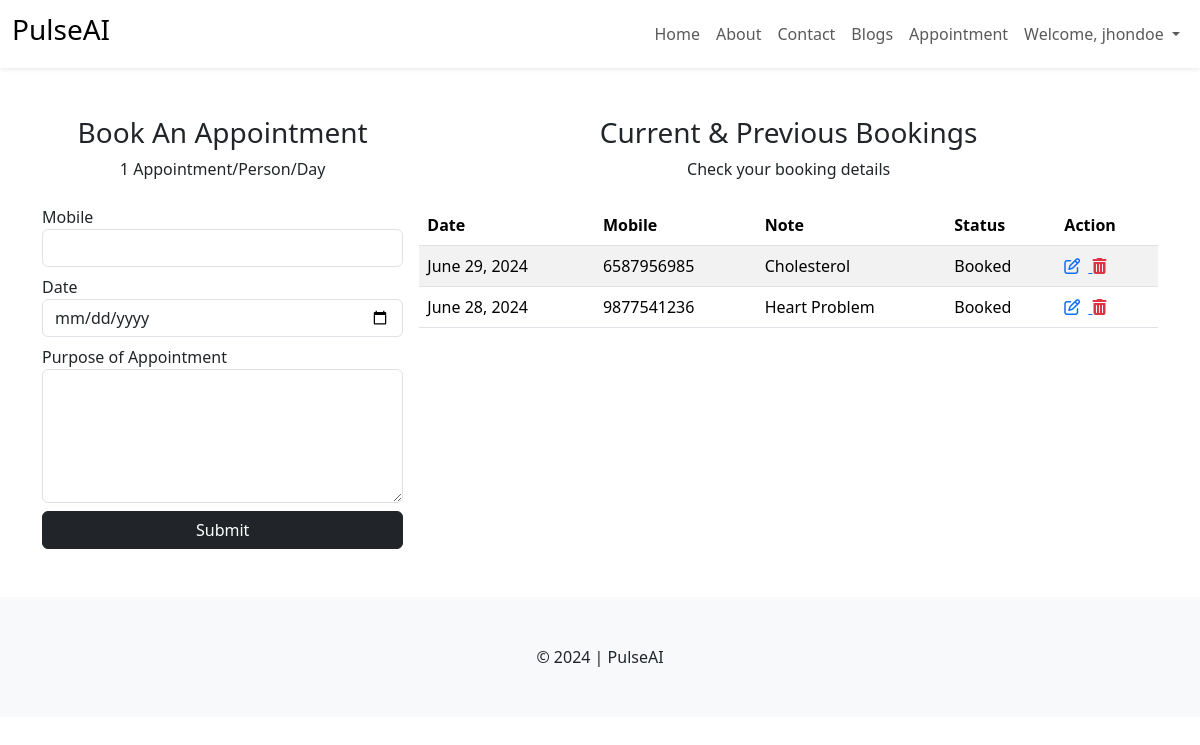
The page /patient/appointment/ (signed in) on the database its author committed.
### patient/models.py (models this page shows, shortened)
class Appointment(models.Model):
    user = models.ForeignKey(User, on_delete=models.DO_NOTHING)
    mobile = models.CharField(max_length=20)
    date = models.DateField()
    note = models.TextField()
    status = models.CharField(max_length=255, choices=APPOINTMENT_STATUS_OPTION, default="Booked")

### patient/views.py (the view, shortened to what this page needs)
# urls.py: path("appointment/", views.appointment, name="appointment"),
@login_required(login_url='signin')
def appointment(request):
    appointments = Appointment.objects.filter(user=request.user).order_by("-date")
    context = {
        'appointments': appointments
    }
    return render(request, 'patient/appointment.html', context)

### templates/patient/appointment.html (shortened to what this page needs)
{% extends "layout.html" %}
{% block content %}
<div class="container my-5">
<div class="row g-3">
    <div class="col-md-4">
        <div class="mb-4 text-center">
            <h3>Book An Appointment</h3>
            <p>1 Appointment/Person/Day</p>
        </div>
        <form action="{% url "appointment" %}" method="post">
            <div class="mb-2">
                <label>Mobile</label>
                <input type="text" name="mobile" class="form-control" required>
            </div>
            <div class="mb-2">
                <label>Date</label>
                <input type="date" name="date" class="form-control" required>
            </div>
            <div class="mb-2">
                <label>Purpose of Appointment</label>
                <textarea rows="5" class="form-control" name="note" required></textarea>
            </div>
            <div class="mt-2">
                <input type="submit" value="Submit" class="btn btn-dark w-100">
            </div>
        </form>
    </div>
    <div class="col-md-8">
        <div class="mb-4 text-center">
            <h3>Current & Previous Bookings</h3>
            <p>Check your booking details</p>
        </div>
        <div class="table-responsive">
            <table class="table table-striped">
                <thead>
                    <tr>
                        <th>Date</th>
                        <th>Mobile</th>
                        <th>Note</th>
                        <th>Status</th>
                        <th>Action</th>
                    </tr>
                </thead>
                <tbody>
                    {% for app in appointments %}
                        <tr>
                            <td>{{app.date}}</td>
                            <td>{{app.mobile}}</td>
                            <td>{{app.note}}</td>
                            <td>{{app.status}}</td>
                            <td>
                                <a href="{% url "update_appointment" app.id %}">
                                    <i class="fa-regular fa-pen-to-square me-2"></i>
                                </a>
                                <a href="{% url "delete_appointment" app.id %}" class="text-danger" onclick="confirmDelete(event)">
                                    <i class="fa-solid fa-trash-can"></i>
                                </a>
                            </td>
                        </tr>
                    {% endfor %}
                </tbody>
            </table>
        </div>
    </div>
</div>
</div>
{% endblock %}

### templates/layout.html (shortened to what this page needs)
{% load static %}
<!DOCTYPE html>
<html lang="en">
<head>
    <link rel="stylesheet" href="https://cdnjs.cloudflare.com/ajax/libs/font-awesome/6.5.2/css/all.min.css" />
    <link rel="stylesheet" href="{% static "css/bootstrap.min.css" %}">
    <link rel="stylesheet" href="{% static "css/style.css" %}">
</head>
<body>
    <nav class="navbar navbar-expand-lg mb-1 shadow-sm">
        <div class="container-fluid">
          <a class="navbar-brand" href="#">
            <h3>PulseAI</h3>
          </a>
          <div class="collapse navbar-collapse" id="navbarNav">
            <ul class="navbar-nav ms-auto">
              <li class="nav-item">
                <a class="nav-link" href="{% url "home" %}">Home</a>
              </li>
              <li class="nav-item">
                <a class="nav-link" href="{% url "about" %}">About</a>
              </li>
              <li class="nav-item">
                <a class="nav-link" href="{% url "contact" %}">Contact</a>
              </li>
              <li class="nav-item">
                <a class="nav-link" href="{% url "blogs" %}">Blogs</a>
              </li>
              {% if user.is_authenticated %}
              <li class="nav-item">
                <a class="nav-link" href="{% url "appointment" %}">Appointment</a>
              </li>
              <li class="nav-item dropdown">
                <a class="nav-link dropdown-toggle" href="#" role="button" data-bs-toggle="dropdown" aria-expanded="false">
                  Welcome, {{user.username}}
                </a>
              </li>
              {% endif %}
            </ul>
          </div>
        </div>
      </nav>
    {% block content %}
    {% endblock %}
    <footer class="bg-light py-5 text-center mt-3">
        &copy; 2024 | PulseAI
    </footer>
</body>
</html>

### rows shown on the page
Appointment: date "June 29, 2024", mobile "6587956985", note "Cholesterol", status "Booked"
Appointment: date "June 28, 2024", mobile "9877541236", note "Heart Problem", status "Booked"

### other values the page prints
{{ user.username }} "jhondoe"
